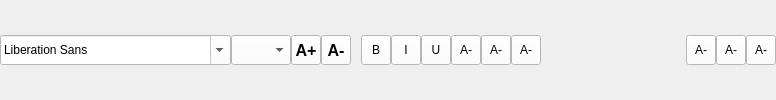
             <widget class="QWidget" name="w_cfmt_bar" native="true">
              <property name="minimumSize">
               <size>
                <width>500</width>
                <height>0</height>
               </size>
              </property>
              <property name="maximumSize">
               <size>
                <width>8999</width>
                <height>16777215</height>
               </size>
              </property>
              <layout class="QGridLayout" name="gridLayout_21">
               <property name="leftMargin">
                <number>0</number>
               </property>
               <property name="topMargin">
                <number>0</number>
               </property>
               <property name="rightMargin">
                <number>0</number>
               </property>
               <property name="bottomMargin">
                <number>0</number>
               </property>
               <property name="horizontalSpacing">
                <number>0</number>
               </property>
               <item row="0" column="1">
                <widget class="QFontComboBox" name="cb_font">
                 <property name="sizePolicy">
                  <sizepolicy hsizetype="Minimum" vsizetype="Minimum">
                   <horstretch>0</horstretch>
                   <verstretch>0</verstretch>
                  </sizepolicy>
                 </property>
                 <property name="minimumSize">
                  <size>
                   <width>0</width>
                   <height>30</height>
                  </size>
                 </property>
                 <property name="maximumSize">
                  <size>
                   <width>250</width>
                   <height>30</height>
                  </size>
                 </property>
                 <property name="styleSheet">
                  <string notr="true">QFontComboBox
{
background:white;
}</string>
                 </property>
                </widget>
               </item>
               <item row="0" column="2">
                <widget class="QComboBox" name="cb_fontsize">
                 <property name="minimumSize">
                  <size>
                   <width>0</width>
                   <height>30</height>
                  </size>
                 </property>
                 <property name="maximumSize">
                  <size>
                   <width>60</width>
                   <height>30</height>
                  </size>
                 </property>
                 <property name="styleSheet">
                  <string notr="true">QComboBox
{
background:white;
}</string>
                 </property>
                </widget>
               </item>
               <item row="0" column="3">
                <widget class="QToolButton" name="tb_font_inc">
                 <property name="minimumSize">
                  <size>
                   <width>30</width>
                   <height>30</height>
                  </size>
                 </property>
                 <property name="maximumSize">
                  <size>
                   <width>30</width>
                   <height>30</height>
                  </size>
                 </property>
                 <property name="font">
                  <font>
                   <pointsize>12</pointsize>
                   <weight>75</weight>
                   <bold>true</bold>
                  </font>
                 </property>
                 <property name="styleSheet">
                  <string notr="true">QToolButton
{
background:white;
}
QToolButton:hover
{
background:#e5e5e5;
}</string>
                 </property>
                 <property name="text">
                  <string>A+</string>
                 </property>
                 <property name="icon">
                  <iconset resource="textedit.qrc">
                   <normaloff>:/res/icon/font_increase.png</normaloff>:/res/icon/font_increase.png</iconset>
                 </property>
                 <property name="iconSize">
                  <size>
                   <width>20</width>
                   <height>20</height>
                  </size>
                 </property>
                </widget>
               </item>
               <item row="0" column="4">
                <widget class="QToolButton" name="tb_font_dec">
                 <property name="minimumSize">
                  <size>
                   <width>30</width>
                   <height>30</height>
                  </size>
                 </property>
                 <property name="maximumSize">
                  <size>
                   <width>30</width>
                   <height>30</height>
                  </size>
                 </property>
                 <property name="font">
                  <font>
                   <pointsize>12</pointsize>
                   <weight>75</weight>
                   <bold>true</bold>
                  </font>
                 </property>
                 <property name="styleSheet">
                  <string notr="true">QToolButton
{
background:white;
}
QToolButton:hover
{
background:#e5e5e5;
}</string>
                 </property>
                 <property name="text">
                  <string>A-</string>
                 </property>
                 <property name="icon">
                  <iconset resource="textedit.qrc">
                   <normaloff>:/res/icon/font_decrease.png</normaloff>:/res/icon/font_decrease.png</iconset>
                 </property>
                 <property name="iconSize">
                  <size>
                   <width>20</width>
                   <height>20</height>
                  </size>
                 </property>
                </widget>
               </item>
               <item row="0" column="5">
                <spacer name="horizontalSpacer_4">
                 <property name="orientation">
                  <enum>Qt::Horizontal</enum>
                 </property>
                 <property name="sizeType">
                  <enum>QSizePolicy::Fixed</enum>
                 </property>
                 <property name="sizeHint" stdset="0">
                  <size>
                   <width>10</width>
                   <height>20</height>
                  </size>
                 </property>
                </spacer>
               </item>
               <item row="0" column="6">
                <widget class="QToolButton" name="tb_bold">
                 <property name="minimumSize">
                  <size>
                   <width>30</width>
                   <height>30</height>
                  </size>
                 </property>
                 <property name="maximumSize">
                  <size>
                   <width>30</width>
                   <height>30</height>
                  </size>
                 </property>
                 <property name="styleSheet">
                  <string notr="true">QToolButton
{
background:white;
}
QToolButton:hover
{
background:#e5e5e5;
}</string>
                 </property>
                 <property name="text">
                  <string>B</string>
                 </property>
                 <property name="icon">
                  <iconset resource="textedit.qrc">
                   <normaloff>:/res/icon/textbold.png</normaloff>:/res/icon/textbold.png</iconset>
                 </property>
                 <property name="iconSize">
                  <size>
                   <width>25</width>
                   <height>25</height>
                  </size>
                 </property>
                 <property name="checkable">
                  <bool>true</bool>
                 </property>
                </widget>
               </item>
               <item row="0" column="7">
                <widget class="QToolButton" name="tb_italic">
                 <property name="minimumSize">
                  <size>
                   <width>30</width>
                   <height>30</height>
                  </size>
                 </property>
                 <property name="maximumSize">
                  <size>
                   <width>30</width>
                   <height>30</height>
                  </size>
                 </property>
                 <property name="styleSheet">
                  <string notr="true">QToolButton
{
background:white;
}
QToolButton:hover
{
background:#e5e5e5;
}</string>
                 </property>
                 <property name="text">
                  <string>I</string>
                 </property>
                 <property name="icon">
                  <iconset resource="textedit.qrc">
                   <normaloff>:/res/icon/textitalic.png</normaloff>:/res/icon/textitalic.png</iconset>
                 </property>
                 <property name="iconSize">
                  <size>
                   <width>25</width>
                   <height>25</height>
                  </size>
                 </property>
                 <property name="checkable">
                  <bool>true</bool>
                 </property>
                </widget>
               </item>
               <item row="0" column="8">
                <widget class="QToolButton" name="tb_underline">
                 <property name="minimumSize">
                  <size>
                   <width>30</width>
                   <height>30</height>
                  </size>
                 </property>
                 <property name="maximumSize">
                  <size>
                   <width>30</width>
                   <height>30</height>
                  </size>
                 </property>
                 <property name="styleSheet">
                  <string notr="true">QToolButton
{
background:white;
}
QToolButton:hover
{
background:#e5e5e5;
}</string>
                 </property>
                 <property name="text">
                  <string>U</string>
                 </property>
                 <property name="icon">
                  <iconset resource="textedit.qrc">
                   <normaloff>:/res/icon/textunder.png</normaloff>:/res/icon/textunder.png</iconset>
                 </property>
                 <property name="iconSize">
                  <size>
                   <width>25</width>
                   <height>25</height>
                  </size>
                 </property>
                 <property name="checkable">
                  <bool>true</bool>
                 </property>
                </widget>
               </item>
               <item row="0" column="9">
                <widget class="QToolButton" name="tb_left">
                 <property name="minimumSize">
                  <size>
                   <width>30</width>
                   <height>30</height>
                  </size>
                 </property>
                 <property name="maximumSize">
                  <size>
                   <width>30</width>
                   <height>30</height>
                  </size>
                 </property>
                 <property name="styleSheet">
                  <string notr="true">QToolButton
{
background:white;
}
QToolButton:hover
{
background:#e5e5e5;
}</string>
                 </property>
                 <property name="text">
                  <string>A-</string>
                 </property>
                 <property name="icon">
                  <iconset resource="textedit.qrc">
                   <normaloff>:/res/icon/textleft.png</normaloff>:/res/icon/textleft.png</iconset>
                 </property>
                 <property name="iconSize">
                  <size>
                   <width>25</width>
                   <height>25</height>
                  </size>
                 </property>
                 <property name="checkable">
                  <bool>true</bool>
                 </property>
                 <attribute name="buttonGroup">
                  <string notr="true">buttonGroup</string>
                 </attribute>
                </widget>
               </item>
               <item row="0" column="10">
                <widget class="QToolButton" name="tb_center">
                 <property name="minimumSize">
                  <size>
                   <width>30</width>
                   <height>30</height>
                  </size>
                 </property>
                 <property name="maximumSize">
                  <size>
                   <width>30</width>
                   <height>30</height>
                  </size>
                 </property>
                 <property name="styleSheet">
                  <string notr="true">QToolButton
{
background:white;
}
QToolButton:hover
{
background:#e5e5e5;
}</string>
                 </property>
                 <property name="text">
                  <string>A-</string>
                 </property>
                 <property name="icon">
                  <iconset resource="textedit.qrc">
                   <normaloff>:/res/icon/textcenter.png</normaloff>:/res/icon/textcenter.png</iconset>
                 </property>
                 <property name="iconSize">
                  <size>
                   <width>25</width>
                   <height>25</height>
                  </size>
                 </property>
                 <property name="checkable">
                  <bool>true</bool>
                 </property>
                 <attribute name="buttonGroup">
                  <string notr="true">buttonGroup</string>
                 </attribute>
                </widget>
               </item>
               <item row="0" column="11">
                <widget class="QToolButton" name="tb_right">
                 <property name="minimumSize">
                  <size>
                   <width>30</width>
                   <height>30</height>
                  </size>
                 </property>
                 <property name="maximumSize">
                  <size>
                   <width>30</width>
                   <height>30</height>
                  </size>
                 </property>
                 <property name="styleSheet">
                  <string notr="true">QToolButton
{
background:white;
}
QToolButton:hover
{
background:#e5e5e5;
}</string>
                 </property>
                 <property name="text">
                  <string>A-</string>
                 </property>
                 <property name="icon">
                  <iconset resource="textedit.qrc">
                   <normaloff>:/res/icon/textright.png</normaloff>:/res/icon/textright.png</iconset>
                 </property>
                 <property name="iconSize">
                  <size>
                   <width>25</width>
                   <height>25</height>
                  </size>
                 </property>
                 <property name="checkable">
                  <bool>true</bool>
                 </property>
                 <attribute name="buttonGroup">
                  <string notr="true">buttonGroup</string>
                 </attribute>
                </widget>
               </item>
               <item row="0" column="12">
                <spacer name="horizontalSpacer_3">
                 <property name="orientation">
                  <enum>Qt::Horizontal</enum>
                 </property>
                 <property name="sizeType">
                  <enum>QSizePolicy::Expanding</enum>
                 </property>
                 <property name="sizeHint" stdset="0">
                  <size>
                   <width>10</width>
                   <height>20</height>
                  </size>
                 </property>
                </spacer>
               </item>
               <item row="0" column="13">
                <widget class="CxColorWidget" name="w_textcolor" native="true">
                 <property name="minimumSize">
                  <size>
                   <width>45</width>
                   <height>30</height>
                  </size>
                 </property>
                 <property name="maximumSize">
                  <size>
                   <width>45</width>
                   <height>30</height>
                  </size>
                 </property>
                </widget>
               </item>
               <item row="0" column="14">
                <widget class="CxColorWidget" name="w_highlightcolor" native="true">
                 <property name="minimumSize">
                  <size>
                   <width>45</width>
                   <height>30</height>
                  </size>
                 </property>
                 <property name="maximumSize">
                  <size>
                   <width>45</width>
                   <height>30</height>
                  </size>
                 </property>
                </widget>
               </item>
               <item row="0" column="15">
                <widget class="CxColorWidget" name="w_backgroundcolor" native="true">
                 <property name="minimumSize">
                  <size>
                   <width>45</width>
                   <height>30</height>
                  </size>
                 </property>
                 <property name="maximumSize">
                  <size>
                   <width>45</width>
                   <height>30</height>
                  </size>
                 </property>
                </widget>
               </item>
               <item row="0" column="16">
                <widget class="QToolButton" name="tb_pdf">
                 <property name="minimumSize">
                  <size>
                   <width>30</width>
                   <height>30</height>
                  </size>
                 </property>
                 <property name="maximumSize">
                  <size>
                   <width>30</width>
                   <height>30</height>
                  </size>
                 </property>
                 <property name="styleSheet">
                  <string notr="true">QToolButton
{
background:white;
}
QToolButton:hover
{
background:#e5e5e5;
}</string>
                 </property>
                 <property name="text">
                  <string>A-</string>
                 </property>
                 <property name="icon">
                  <iconset resource="textedit.qrc">
                   <normaloff>:/res/icon/exportpdf.png</normaloff>:/res/icon/exportpdf.png</iconset>
                 </property>
                 <property name="iconSize">
                  <size>
                   <width>32</width>
                   <height>32</height>
                  </size>
                 </property>
                </widget>
               </item>
               <item row="0" column="17">
                <widget class="QToolButton" name="tb_print">
                 <property name="minimumSize">
                  <size>
                   <width>30</width>
                   <height>30</height>
                  </size>
                 </property>
                 <property name="maximumSize">
                  <size>
                   <width>30</width>
                   <height>30</height>
                  </size>
                 </property>
                 <property name="styleSheet">
                  <string notr="true">QToolButton
{
background:white;
}
QToolButton:hover
{
background:#e5e5e5;
}</string>
                 </property>
                 <property name="text">
                  <string>A-</string>
                 </property>
                 <property name="icon">
                  <iconset resource="textedit.qrc">
                   <normaloff>:/res/icon/fileprint.png</normaloff>:/res/icon/fileprint.png</iconset>
                 </property>
                 <property name="iconSize">
                  <size>
                   <width>32</width>
                   <height>32</height>
                  </size>
                 </property>
                </widget>
               </item>
               <item row="0" column="18">
                <widget class="QToolButton" name="tb_save">
                 <property name="minimumSize">
                  <size>
                   <width>30</width>
                   <height>30</height>
                  </size>
                 </property>
                 <property name="maximumSize">
                  <size>
                   <width>30</width>
                   <height>30</height>
                  </size>
                 </property>
                 <property name="styleSheet">
                  <string notr="true">QToolButton
{
background:white;
}
QToolButton:hover
{
background:#e5e5e5;
}</string>
                 </property>
                 <property name="text">
                  <string>A-</string>
                 </property>
                 <property name="icon">
                  <iconset resource="textedit.qrc">
                   <normaloff>:/res/icon/filesave.png</normaloff>:/res/icon/filesave.png</iconset>
                 </property>
                 <property name="iconSize">
                  <size>
                   <width>32</width>
                   <height>32</height>
                  </size>
                 </property>
                </widget>
               </item>
              </layout>
             </widget>
